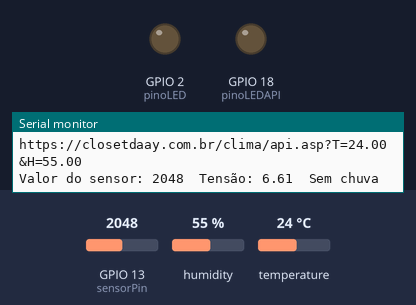
Bench run of a sketch on a simulated ESP32. Parts: output pins drawn as LEDs (lit = HIGH), the last lines printed to the serial monitor. The inputs (shaded band) are chosen by the test bench; at power-on: GPIO 13 (sensorPin) = 2048, humidity 55 %, temperature 24 °C. WiFi joins after 1.5 s; servers stay silent unless stated; uploads are accepted with an empty reply.

Above: at 3.2 s.
3.3 s: GPIO 13 (sensorPin) set to 326
11.0 s: GPIO 13 (sensorPin) set to 286
23.8 s: humidity set to 22 %
At 32.57 s:
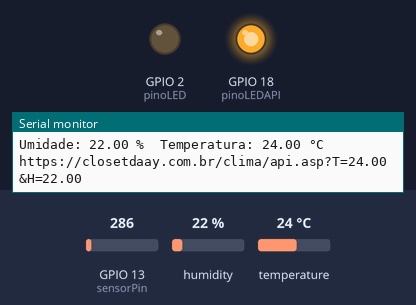
34.1 s: humidity set to 40 %
At 44.1 s:
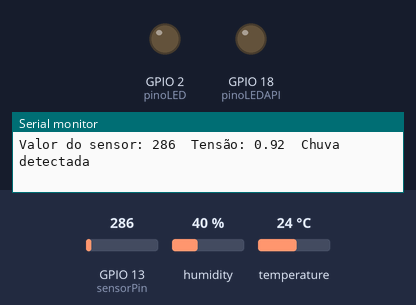
Timing chart, 0 to 45.4 s (numbered marks = the images above; inputs shaded):
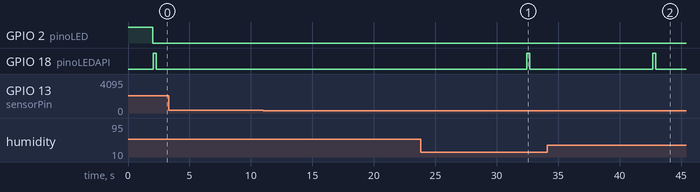

Measured:
- after the input at 3.3 s, every drawn part: stays the same
- after the input at 23.8 s, GPIO 18 (pinoLEDAPI): LOW → HIGH after 8.6 s, → LOW 0.24 s later
- after the input at 34.1 s, GPIO 18 (pinoLEDAPI): LOW → HIGH after 8.6 s, → LOW 0.24 s later

The sketch:

Exemplo2.ino
```cpp
#include <WiFi.h>
#include <DHT.h>
#include <HTTPClient.h>
#include <Arduino.h>

#define DHTPIN 4
#define DHTTYPE DHT11
DHT dht(DHTPIN, DHTTYPE);
const int sensorPin = 13;

const int pinoLED = 2;
const int pinoLEDAPI = 18;

const char* ssid     = "Raffael";
const char* password = "raffael3141";
float humidityOld = 0;
float temperatureOld = 0;

void setup()
{
    Serial.begin(9600);
    while(!Serial){delay(100);}
    dht.begin();
    pinMode(pinoLED, OUTPUT);
    pinMode(pinoLEDAPI, OUTPUT);
    digitalWrite(pinoLED, HIGH);
    pinMode(sensorPin, INPUT);
    delay(500);

    Serial.println();
    Serial.println("******************************************************");
    Serial.print("Connecting to ");
    Serial.println(ssid);

    WiFi.begin(ssid, password);

    while (WiFi.status() != WL_CONNECTED) {
        delay(500);
        Serial.print(".");
    }

    Serial.println("");
    Serial.println("WiFi connected");
    Serial.println("IP address: ");
    Serial.println(WiFi.localIP());
    digitalWrite(pinoLED, LOW);
}


void loop(){
  int gravaAPI = 0;

  float humidity = dht.readHumidity();
  float temperature = dht.readTemperature();

  if (isnan(humidity) || isnan(temperature)) {
    Serial.println("Falha ao ler o sensor DHT!");
    digitalWrite(pinoLED, HIGH);
    digitalWrite(pinoLEDAPI, HIGH);
    delay(1000);
    digitalWrite(pinoLED, LOW);
    digitalWrite(pinoLEDAPI, LOW);
    return;
  }

  Serial.print("Umidade: ");
  Serial.print(humidity);
  Serial.print(" %\t");
  Serial.print("Temperatura: ");
  Serial.print(temperature);
  Serial.println(" °C");

  if (temperature!=temperatureOld || humidity!=humidityOld ) {
    humidityOld=humidity;
    temperatureOld=temperature;
    gravaAPI=1;
  }

  char linkAPI[100];
  char stringtemperature[50];
  char stringhumidity[50];
  sprintf(stringtemperature, "%.2f", temperature);
  sprintf(stringhumidity, "%.2f", humidity);
  strcpy(linkAPI, "https://closetdaay.com.br/clima/api.asp?T=");
  strcat(linkAPI, stringtemperature);
  strcat(linkAPI, "&H=");
  strcat(linkAPI, stringhumidity);

  if (gravaAPI==1) {
    HTTPClient http;
    digitalWrite(pinoLEDAPI, HIGH);
    Serial.println(linkAPI);
    http.begin(linkAPI);  //Specify destination for HTTP request
    http.addHeader("Content-Type", "text/plain");             //Specify content-type header

    int httpResponseCode = http.POST("POSTING from ESP32");   //Send the actual POST request

    if(httpResponseCode>0){
      String response = http.getString();
      Serial.println(response);
    }else{
      Serial.print("Error on sending POST: ");
      Serial.println(httpResponseCode);
    }
    digitalWrite(pinoLEDAPI, LOW);
    http.end();  //Free resources
  }


  int sensorValue = analogRead(sensorPin);  // Ler o valor analógico do sensor
  float voltage = (sensorValue / 1023.0) * 3.3;  // Converter valor para tensão (considerando ESP32 3.3V)

  Serial.print("Valor do sensor: ");
  Serial.print(sensorValue);
  Serial.print("\tTensão: ");
  Serial.print(voltage);

    if (voltage < 1.0) {
    Serial.println("\tChuva detectada");
  } else {
    Serial.println("\tSem chuva");
  }


  delay(10000);
}
```
